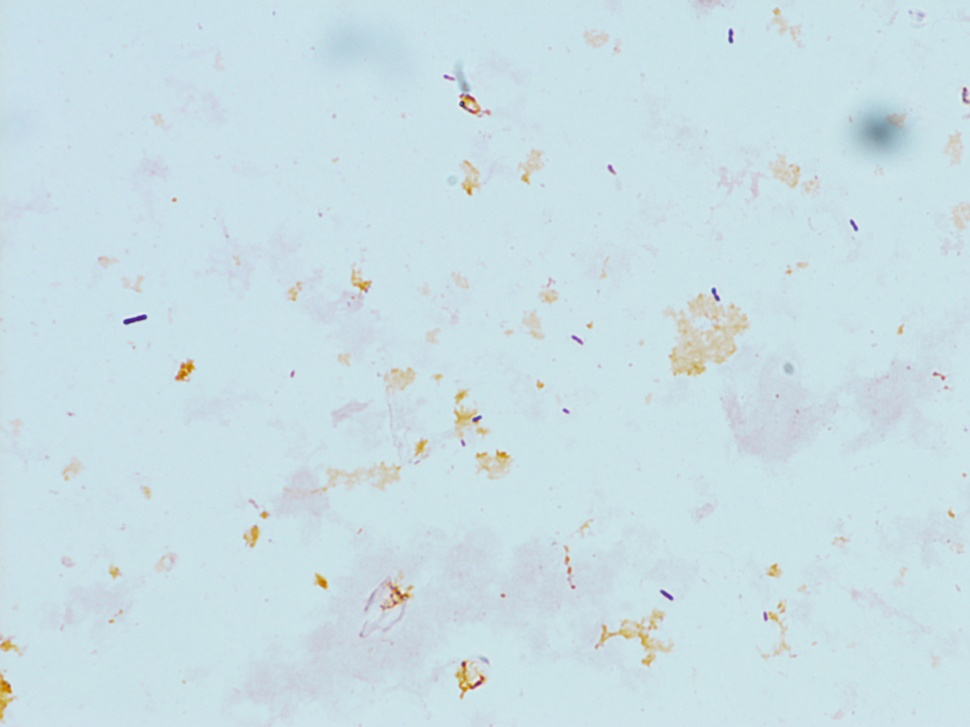
#> input picture Mar3/5_90001.JPG, 970 x 727 px, shrunk from 2560 x 1920 before the run, found by its file name; its folder holds 4 pictures in this run
$ python mask.py
#> lines starting #> are read from the running program, lines starting #| are printed output that depends on the picture; after the words box and inside, x2 and y2 are one past the last pixel; in counts of white or black regions, pixels touching at a corner belong together
import cv2
import numpy as np
import copy

prefix = 'Mar3/5_900'
f_ext = '.JPG'
img_list = ['01', '04', '05', '06', '17', '21', '22', '27']
# idxes = [1, 4, 5, 6, 17, 21, 22, 27]

for idx in img_list:
  fname = prefix + idx + f_ext
  print(fname)
  img = cv2.imread(fname)
#> img is the input picture: shape (727, 970, 3); mean B, G, R 229.1, 223.1, 203.2
  print(img.shape)
#| (727, 970, 3)
  h,w = img.shape[:2]
#> h = 727; w = 970
  mask = copy.copy(img)

  for i in range(h):
      for j in range(w):
          if img[i][j][0]<160 and img[i][j][1]<50 and img[i][j][2]<160:
              mask[i][j][0] = 0
              mask[i][j][1] = 0
              mask[i][j][2] = 0
          else:
              mask[i][j][0] = 255
              mask[i][j][1] = 255
              mask[i][j][2] = 255
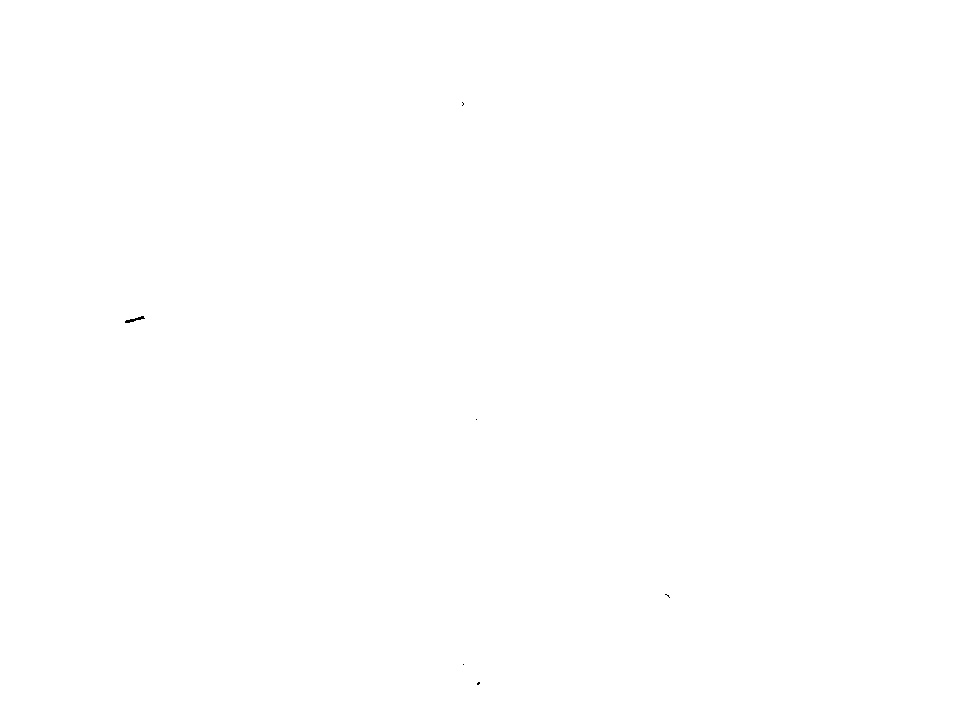
#> mask: shape (727, 970, 3); 100% white; black in thin lines or dots, all inside (x1, y1, x2, y2) = (125, 102, 670, 685)
  cv2.imwrite('mask'+str(idx)+'.jpg', mask)
#> pass 2 of the loop `for idx in img_list:`:
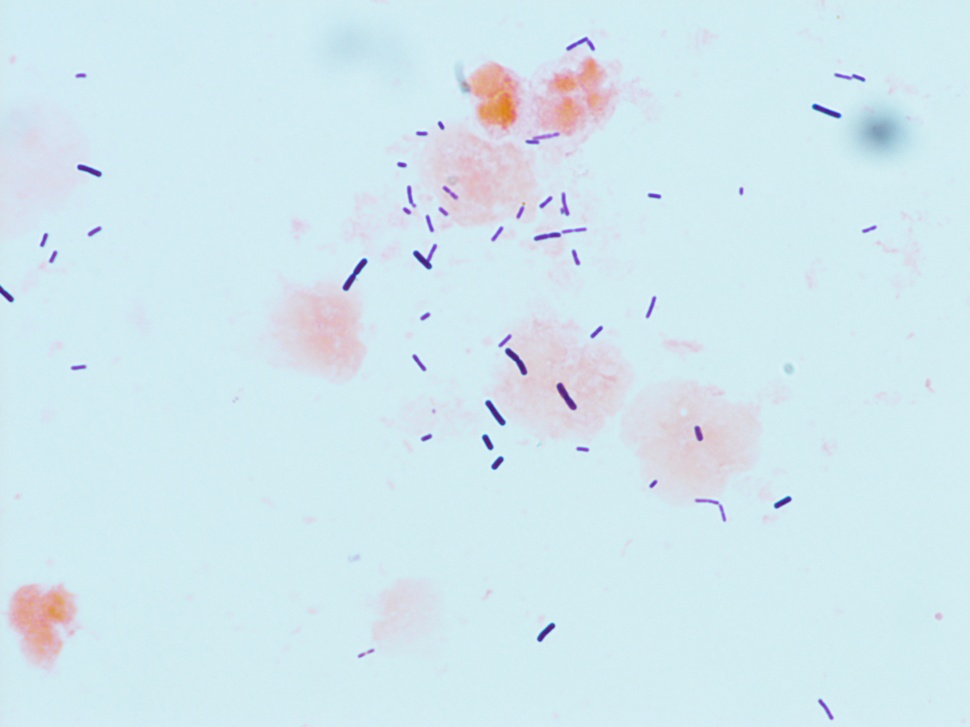
#> input picture Mar3/5_90004.JPG, 970 x 727 px, shrunk from 2560 x 1920 before the run, found by its file name
#> img is the input picture: shape (727, 970, 3); mean B, G, R 239, 231.8, 211
#| (727, 970, 3)
#> after the loop `for i in range(h):`:
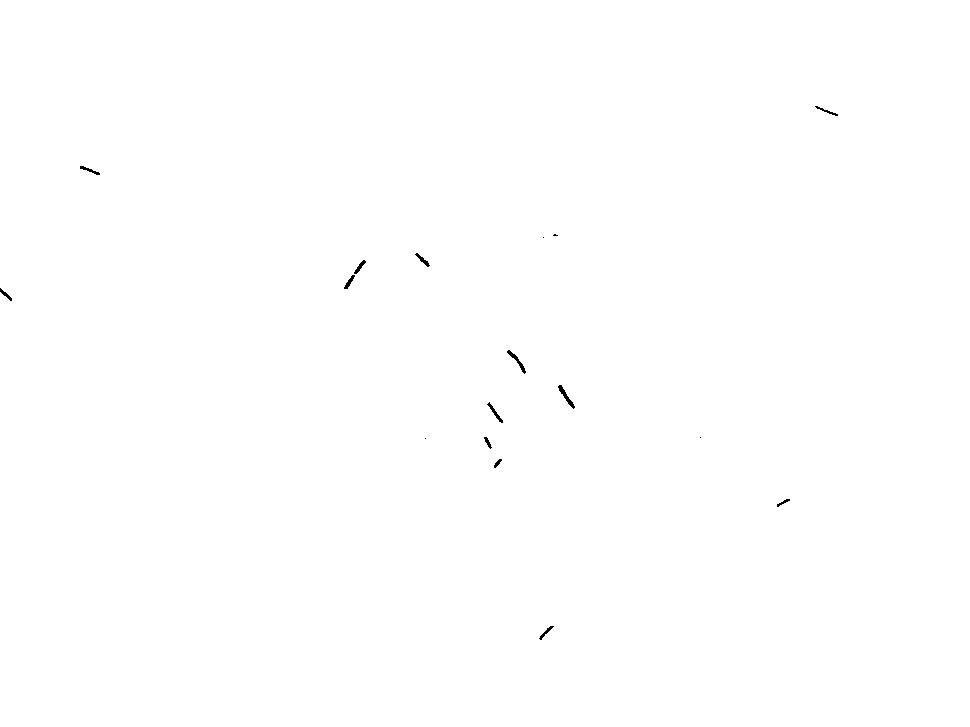
#> mask: shape (727, 970, 3); 99.9% white; black in thin lines or dots, all inside (x1, y1, x2, y2) = (0, 106, 838, 640)
#> (the run stopped early here; a loop or call above may not have finished)
